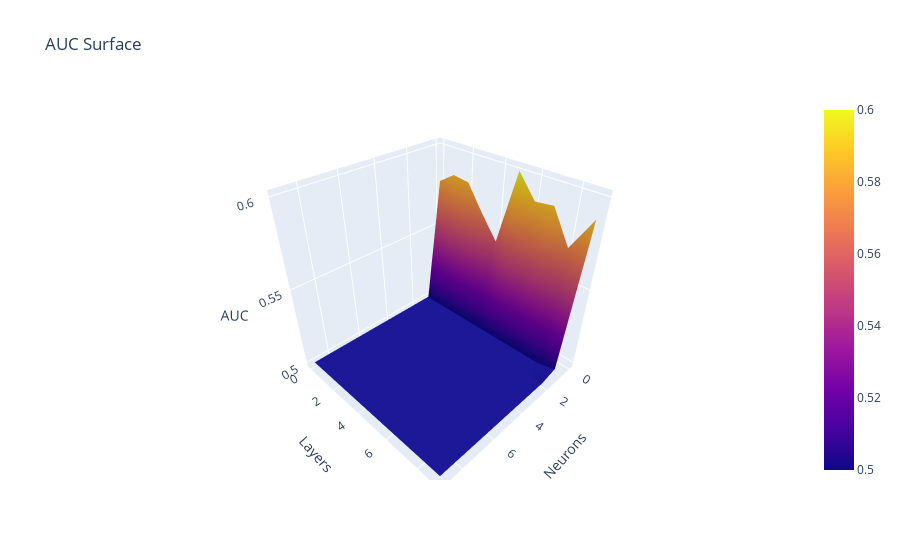

The notebook cell saved with this chart:
### Code cell
fig3 = go.Figure(data=[go.Surface(z=AUC_v09)])

fig3.update_layout(title='AUC Surface', autosize=True,
                   scene = dict(xaxis_title='Neurons',
                                yaxis_title='Layers',
                                zaxis_title='AUC'))
fig3.update_yaxes(tickvals=[x+30 for x in range(10)])
fig3.update_xaxes(tickvals=[x+30 for x in range(10)])

fig3.show()
fig3.write_html('AUC_09.html')

### Figure 1 — Plotly figure (JSON) as saved in the notebook; plotly's stock layout.template omitted (floating-point values rounded to 4 significant figures)
{"data": [{"type": "surface", "z": [[0.5789, 0.5, 0.5, 0.5, 0.5, 0.5, 0.5, 0.5, 0.5, 0.5], [0.5856, 0.5, 0.5, 0.5, 0.5, 0.5, 0.5, 0.5, 0.5, 0.5], [0.5845, 0.5, 0.5, 0.5, 0.5, 0.5, 0.5, 0.5, 0.5, 0.5], [0.5694, 0.5, 0.5, 0.5, 0.5, 0.5, 0.5, 0.5, 0.5, 0.5], [0.5558, 0.5, 0.5, 0.5, 0.5, 0.5, 0.5, 0.5, 0.5, 0.5], [0.6, 0.5, 0.5, 0.5, 0.5, 0.5, 0.5, 0.5, 0.5, 0.5], [0.5871, 0.5, 0.5, 0.5, 0.5, 0.5, 0.5, 0.5, 0.5, 0.5], [0.5885, 0.5, 0.5, 0.5, 0.5, 0.5, 0.5, 0.5, 0.5, 0.5], [0.5696, 0.5, 0.5, 0.5, 0.5, 0.5, 0.5, 0.5, 0.5, 0.5], [0.5889, 0.5026, 0.5, 0.5, 0.5, 0.5, 0.5, 0.5, 0.5, 0.5]]}], "layout": {"autosize": true, "scene": {"xaxis": {"title": {"text": "Neurons"}}, "yaxis": {"title": {"text": "Layers"}}, "zaxis": {"title": {"text": "AUC"}}}, "title": {"text": "AUC Surface"}, "xaxis": {"tickvals": [30, 31, 32, 33, 34, 35, 36, 37, 38, 39]}, "yaxis": {"tickvals": [30, 31, 32, 33, 34, 35, 36, 37, 38, 39]}}}
